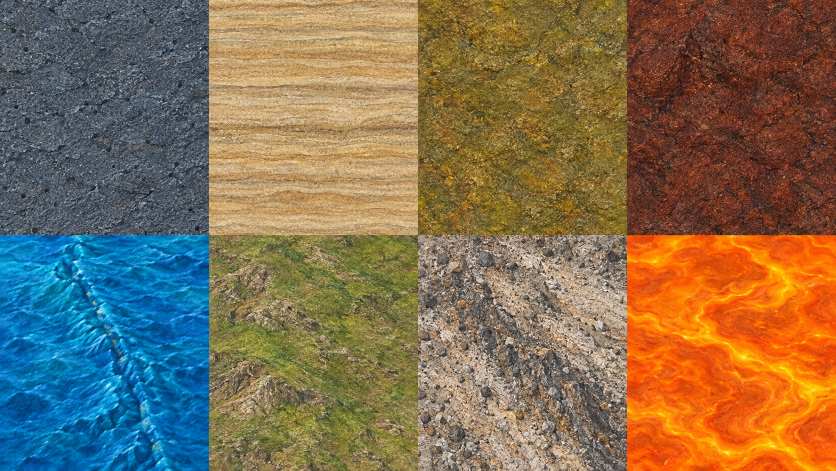
#> input picture videos/artwork/textbook-materials.png, 1672 x 941 px (shown at 1/2 size)
$ python render_exam2.py
#> lines starting #> are read from the running program, lines starting #| are printed output that depends on the picture
### videos/render_seafloor_spreading.py
#!/usr/bin/env python3
"""Render a source-grounded GEOL 1001 motion sample with no online services.

Science reference: Lecture 3 slides 40 and 42, as used on the Exam 1 T3 Learn page.
The drawing is original and schematic; time, distance, and layer thickness are not to scale.
"""

from __future__ import annotations

import argparse
import math
import subprocess
from pathlib import Path

import numpy as np
from PIL import Image, ImageDraw, ImageFont

W, H, FPS, DURATION = 1280, 720, 24, 24
HERE = Path(__file__).resolve().parent
FONT_DIR = Path('/System/Library/Fonts/Supplemental')
FONT_REG = FONT_DIR / 'Arial.ttf'
FONT_BOLD = FONT_DIR / 'Arial Bold.ttf'
NAVY = (5, 13, 34)
INK = (12, 24, 46)
WHITE = (238, 246, 246)
MUTED = (157, 185, 199)
NORMAL = (202, 99, 96)
REVERSED = (230, 224, 205)
CYAN = (85, 212, 225)
GOLD = (242, 184, 100)


def font(size: int, bold: bool = False) -> ImageFont.FreeTypeFont:
    return ImageFont.truetype(str(FONT_BOLD if bold else FONT_REG), size)


FONTS = {
    'title': font(53, True), 'deck': font(26), 'eyebrow': font(19, True),
    'body': font(26), 'label': font(18, True), 'small': font(15),
    'number': font(18, True), 'end': font(66, True),
}


def clamp(x: float, a: float = 0, b: float = 1) -> float:
    return max(a, min(b, x))


def smooth(x: float) -> float:
    x = clamp(x)
    return x * x * (3 - 2 * x)


def mix(a, b, f: float):
    return tuple(round(x + (y - x) * f) for x, y in zip(a, b))


# [6 lines left out: function alpha_layer, not called in this run]


def base_background() -> Image.Image:
    yy, xx = np.mgrid[0:H, 0:W]
    rng = np.random.default_rng(901)
    noise = rng.normal(0, 2.0, (H, W))
    glow = np.exp(-(((xx - 640) / 450) ** 2 + ((yy - 395) / 320) ** 2))
    data = np.empty((H, W, 3), dtype=np.uint8)
    for ch, (dark, light) in enumerate(zip(NAVY, (12, 46, 70))):
        data[:, :, ch] = np.clip(dark + (light-dark) * glow + noise, 0, 255)
    return Image.fromarray(data).convert('RGBA')


BASE = base_background()
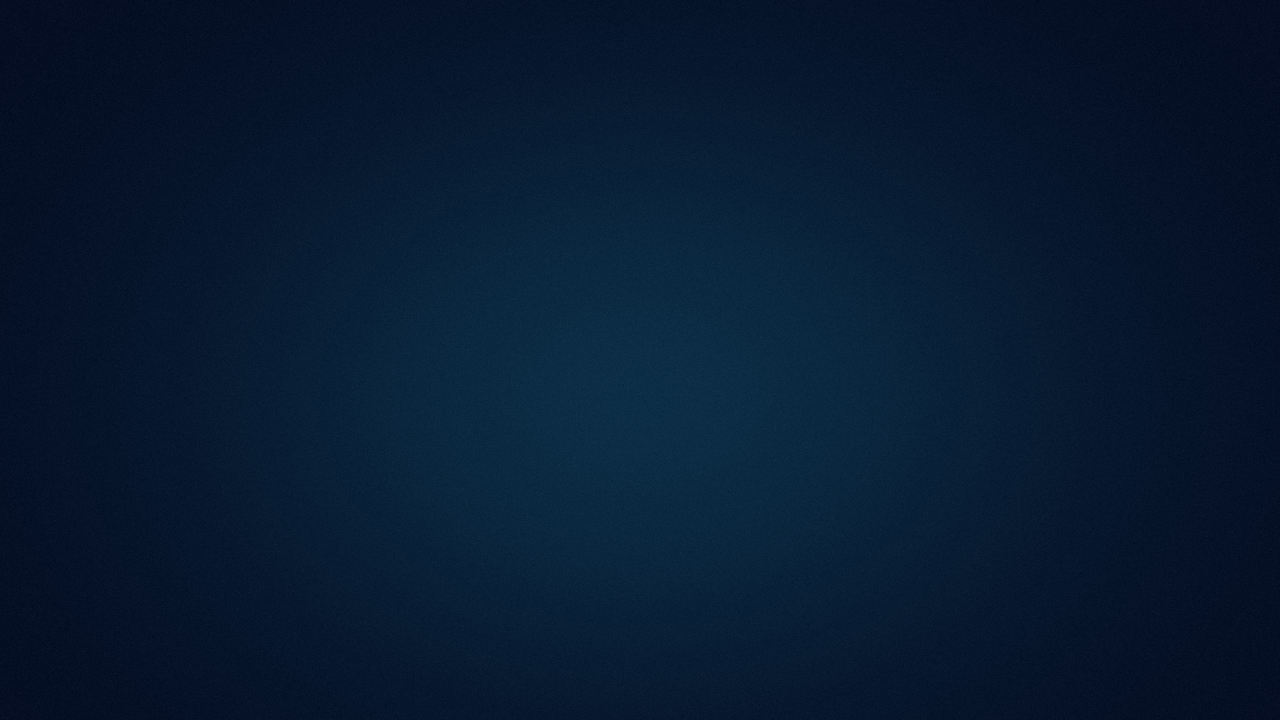
#> BASE: PIL image 1280x720 RGBA; mean R, G, B, A 7.4, 26.2, 48.4, 255
PARTICLES = [(int(x), int(y), int(r), phase) for x, y, r, phase in
             zip(np.random.default_rng(17).integers(90, 1190, 75),
                 np.random.default_rng(18).integers(245, 540, 75),
                 np.random.default_rng(19).integers(1, 3, 75),
                 np.random.default_rng(20).random(75))]


# [14 lines left out: functions pill, arrow, not called in this run]


def map_back(x: float) -> float:
    return 640 + (x - 640) * 0.78


def top_quad(a: float, b: float):
    return [(a, 420), (b, 420), (map_back(b), 340), (map_back(a), 340)]


# [184 lines left out: functions draw_terrain, title_for, draw_overlay, render_frame, main, not called in this run]


# [2 lines that do not run on import are left out]

### videos/render_process_films.py
#!/usr/bin/env python3
"""Deterministic, textured geological process films; no network or study-state access.

Art direction derives from the course figures listed in process-films.json.
The image-generated material atlas supplies surface texture, not scientific geometry.
Geometry, process timing and every material trajectory are explicitly authored here.
Run: python3 videos/render_process_films.py --all (or --topic T4 --stills).
"""
from pathlib import Path
import argparse, json, math, subprocess, concurrent.futures
import numpy as np
from PIL import Image, ImageDraw, ImageEnhance
import render_seafloor_spreading as B

W,H,FPS=1280,720,24
HERE=Path(__file__).resolve().parent
OUT=HERE/'exam1'
BG=(7,17,35); WHITE=(240,244,244); MUTED=(160,185,202); GOLD=(255,184,75); CYAN=(95,214,230)
FONT={s:B.font(s) for s in (15,17,19,21,24,27,30)}
BOLD={s:B.font(s,True) for s in (17,19,22,26,34,40)}
ATLAS=Image.open(HERE/'artwork/textbook-materials.png').convert('RGB')
#> ATLAS is the input picture: PIL image 1672x941 RGB; mean R, G, B 128.8, 110, 83.2
aw,ah=ATLAS.size
#> aw = 1672; ah = 941
TEXTURES=[ATLAS.crop((i%4*aw//4,i//4*ah//2,(i%4+1)*aw//4,(i//4+1)*ah//2)).resize((W,H)) for i in range(8)]
#> TEXTURES = 8 items
TEXTURES_DARK=[ImageEnhance.Brightness(a).enhance(.60) for a in TEXTURES]
#> TEXTURES_DARK = 8 items
TEXTURES_LIGHT=[ImageEnhance.Brightness(a).enhance(1.18) for a in TEXTURES]
#> TEXTURES_LIGHT = 8 items
clamp=B.clamp
smooth=B.smooth
mix=B.mix

def lerp(a,b,p):return a+(b-a)*p

def interval(t,a,b):return clamp((t-a)/(b-a))

def xy(p):return tuple(round(q) for q in p)

def text(im,x,y,s,size=21,color=WHITE,anchor='mm',bold=False):
    d=ImageDraw.Draw(im);f=(BOLD if bold else FONT).get(size) or B.font(size,bold)
    d.text((x,y),s,font=f,fill=color,anchor=anchor,stroke_width=0)

def line(im,pts,c=GOLD,w=3):ImageDraw.Draw(im).line([xy(p) for p in pts],fill=c,width=w,joint='curve')

def poly(im,pts,c):ImageDraw.Draw(im).polygon([xy(p) for p in pts],fill=c)

def rect(im,box,c,r=0):ImageDraw.Draw(im).rounded_rectangle(tuple(map(round,box)),r,fill=c)

def circle(im,x,y,r,c,outline=None):
    if r<=0:return
    ImageDraw.Draw(im).ellipse((x-r,y-r,x+r,y+r),fill=c,outline=outline,width=2)

def arrow(im,a,b,c=GOLD,w=5):B.arrow(ImageDraw.Draw(im),*a,*b,c,width=w,head=14)

# [7 lines left out: function texture, not called in this run]

def textured_rect(im,x,y,w,h,kind=0,shade=0):texture(im,[(x,y),(x+w,y),(x+w,y+h),(x,y+h)],kind,shade)

# [586 lines left out: functions blend_texture, sphere, crystal, block, particles, graph and 22 more, not called in this run]

SCENES={
'T1':('The rock cycle, in motion',32,t1,'L1b slide 29'),
'T2':('Build a timeline of Earth history',30,t2,'L2 slide 24'),
'T3':('Seafloor spreading and plate aging',32,t3,'L3 slides 23, 40, 42'),
'T4':('Three boundaries. Three motions.',30,t4,'L3 slides 20, 24, 37'),
'T5':('Earth layers and floating balance',30,t5,'L1b slides 12, 14, 16'),
'T6':('How a hot spot builds a chain',30,t6,'L3 slide 43; textbook 5.11'),
'T7':('A graph describes a changing rock',30,t7,'Textbook 5.5, figures 28–30'),
'T8':('Watch crystals grow as magma cools',30,t8,'Textbook 5.1 and 5.8'),
'T9':('From dissolved gas to holes in rock',28,t9,'Textbook 5.1 and 5.3'),
'T10':('One composition, two cooling histories',26,t10,'Class chart; textbook 5.2–5.3'),
'T11':('Atoms assemble a silicate structure',26,t11,'Textbook 4.7, figures 09–10'),
'T12':('Crystals form. Partial melt returns.',30,t12,'Textbook 5.5 and 5.8'),
'T13':('Three ways to make rock start melting',30,t13,'Textbook 5.5; L3 slide 26'),
'T14':('Eruption by eruption, a volcano grows',30,t14,'Textbook 6.1, 6.3, 6.7'),
'T15':('Follow the heat. Follow the material.',30,t15,'Textbook 5.4, figure 05.04.b4'),
'T16':('What happens when plates converge?',30,t16,'L3 slides 25–30')}


# [69 lines left out: functions frame, write_captions, render, stills, not called in this run]

# [8 lines that do not run on import are left out]

### videos/render_exam2.py
#!/usr/bin/env python3
"""Source-grounded Exam 2 process films. Offline Pillow/FFmpeg, accepted texture atlas.

Independent geometric reconstructions, never motion pasted over unchanging labels.
Original course figures stay beside the film. No study-state access or network calls.
"""
from pathlib import Path
import argparse, concurrent.futures, json, math, subprocess, textwrap
import numpy as np
from PIL import Image, ImageDraw, ImageChops
import render_process_films as P
W,H,FPS=P.W,P.H,P.FPS
HERE=Path(__file__).resolve().parent
ROOT=HERE.parent
OUT=HERE/'exam2'; OUT.mkdir(exist_ok=True)
QA=HERE/'qa-exam2'; QA.mkdir(exist_ok=True)
#> (the run stopped early here; a loop or call above may not have finished)
